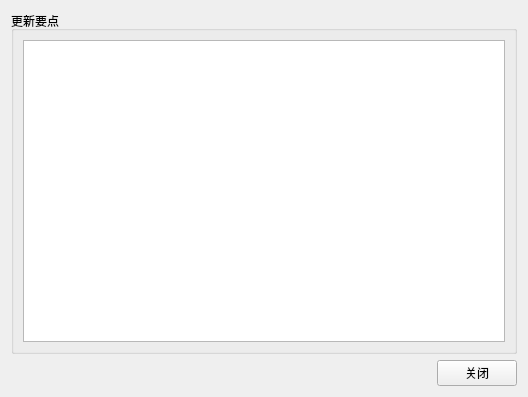
<?xml version="1.0" encoding="UTF-8"?>
<ui version="4.0">
 <class>AdviceWidget</class>
 <widget class="QWidget" name="AdviceWidget">
  <property name="geometry">
   <rect>
    <x>0</x>
    <y>0</y>
    <width>528</width>
    <height>397</height>
   </rect>
  </property>
  <property name="windowTitle">
   <string>Form</string>
  </property>
  <layout class="QVBoxLayout" name="verticalLayout">
   <item>
    <widget class="QGroupBox" name="groupBox">
     <property name="title">
      <string>更新要点</string>
     </property>
     <layout class="QHBoxLayout" name="horizontalLayout">
      <item>
       <widget class="QTextBrowser" name="textBrowser"/>
      </item>
     </layout>
    </widget>
   </item>
   <item>
    <layout class="QHBoxLayout" name="horizontalLayout_2">
     <item>
      <spacer name="horizontalSpacer">
       <property name="orientation">
        <enum>Qt::Horizontal</enum>
       </property>
       <property name="sizeHint" stdset="0">
        <size>
         <width>40</width>
         <height>20</height>
        </size>
       </property>
      </spacer>
     </item>
     <item>
      <widget class="QPushButton" name="btn_close">
       <property name="text">
        <string>关闭</string>
       </property>
      </widget>
     </item>
    </layout>
   </item>
  </layout>
 </widget>
 <resources/>
 <connections/>
</ui>
